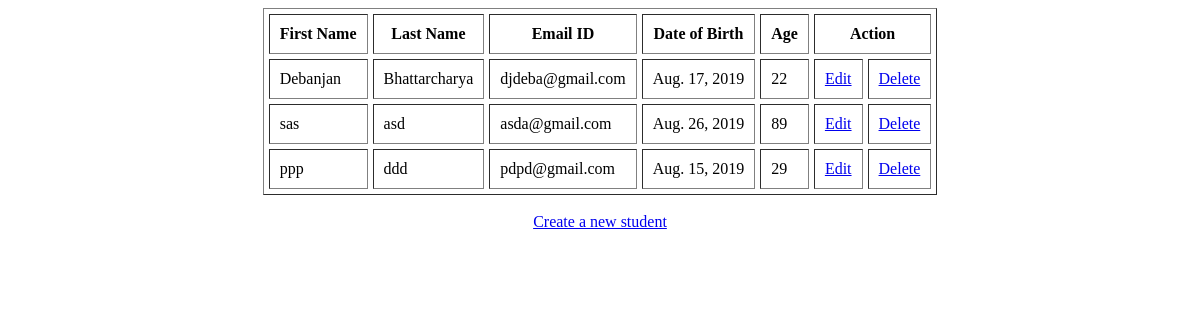
The page /studentlist/ on the database as committed earlier.
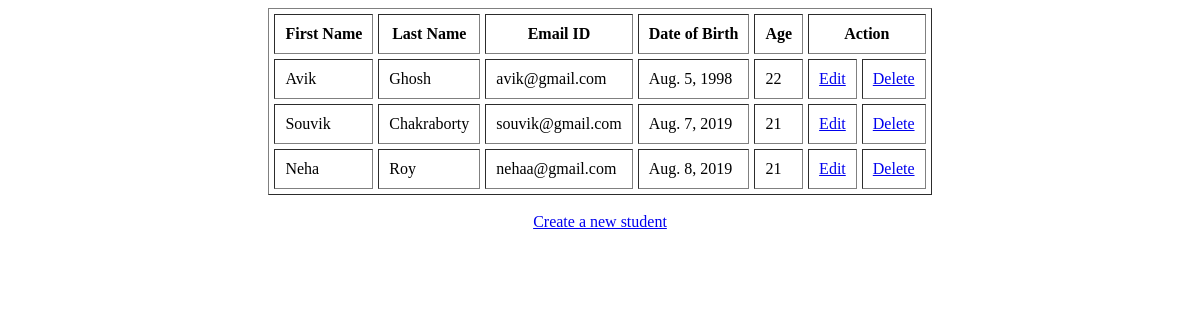
The same page on the database as committed later.
### demoapp/models.py (models this page shows)
class Student(models.Model): # inherits models.Model
    fname = models.CharField(max_length=30)
    lname = models.CharField(max_length=30)
    email = models.EmailField()
    dob = models.DateField()
    age = models.IntegerField()

### demoapp/views.py (the view)
# urls.py: path('studentlist/', views.showstudents),
def showstudents(request):
        students = Student.objects.all()
        return render(request, "showstudents.html", {'students': students})

### demoapp/templates/showstudents.html (shortened to what this page needs)
<!DOCTYPE html>
<html lang="en">
<head>
</head>
<body>
    <table border="1px" align="center" cellpadding="10px" cellspacing="5px">
        <tr>
            <th>First Name</th>
            <th>Last Name</th>
            <th>Email ID</th>
            <th>Date of Birth</th>
            <th>Age</th>
            <th colspan="2">Action</th>
        </tr>
        {% for student in students %}
        <tr>
            <td>{{student.fname}}</td>
            <td>{{student.lname}}</td>
            <td>{{student.email}}</td>
            <td>{{student.dob}}</td>
            <td>{{student.age}}</td>
            <td><a href="/edit/{{student.id}}">Edit</a></td>
            <td><a href="/delete/{{student.id}}">Delete</a></td>
        </tr>
        {% endfor %}
    </table>
    <br>
    <center><a href="/createstudent/">Create a new student</a></center>
</body>
</html>

Rows that differ between the two databases and show on the page:
removed Student: fname "Debanjan", lname "Bhattarcharya", email "djdeba@gmail.com", dob "Aug. 17, 2019", age "22"
removed Student: fname "sas", lname "asd", email "asda@gmail.com", dob "Aug. 26, 2019", age "89"
removed Student: fname "ppp", lname "ddd", email "pdpd@gmail.com", dob "Aug. 15, 2019", age "29"
added Student: fname "Avik", lname "Ghosh", email "avik@gmail.com", dob "Aug. 5, 1998", age "22"
added Student: fname "Souvik", lname "Chakraborty", email "souvik@gmail.com", dob "Aug. 7, 2019", age "21"
added Student: fname "Neha", lname "Roy", email "nehaa@gmail.com", dob "Aug. 8, 2019", age "21"
